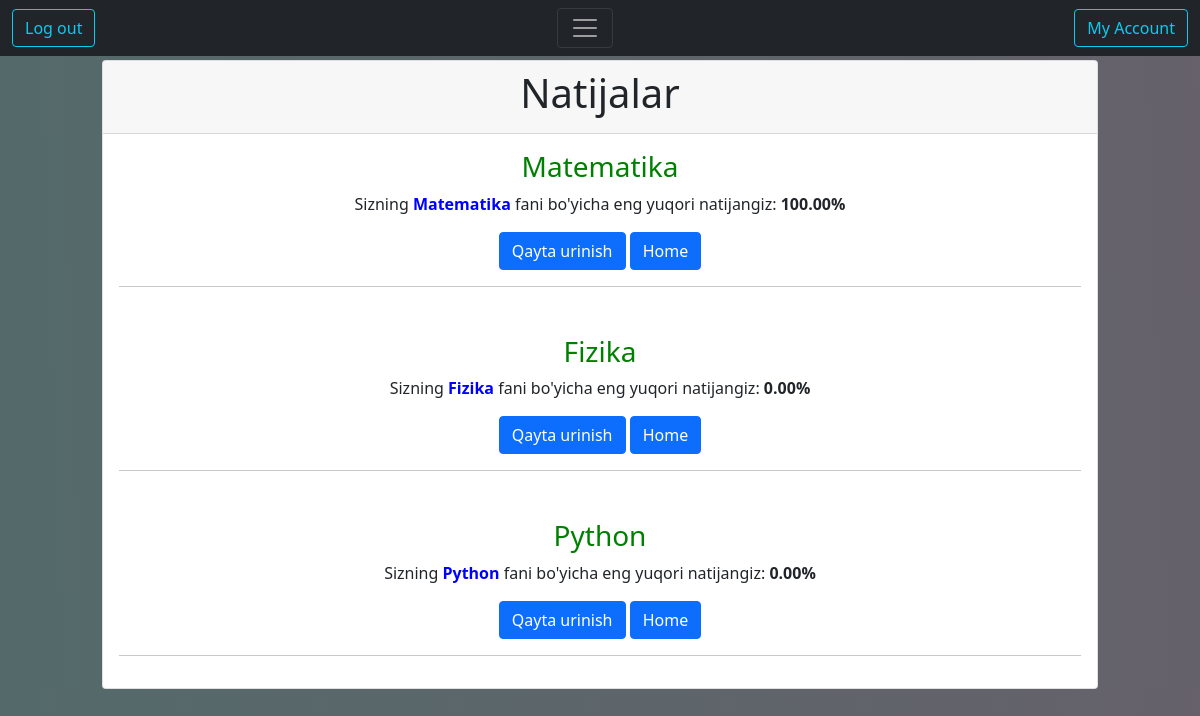
Page /user_account/ (signed in) on the committed database.
### polls/models.py (models this page shows)
class Result(models.Model):
    subject = models.ForeignKey(Category, on_delete=models.CASCADE)
    users = models.ForeignKey(User, on_delete=models.CASCADE)
    result = models.FloatField(default=0.0)

class Category(models.Model):
    nomi = models.CharField(max_length=45)
    def __str__(self):
        return self.nomi

### polls/views.py (the view)
# urls.py: path('user_account/', ResultListView.as_view(), name='user_account'),
class ResultListView(ListView):
    template_name = 'polls/user_account.html'
    def get_queryset(self):
        return Result.objects.filter(users=self.request.user)
    @method_decorator(login_required)
    def dispatch(self, request, *args, **kwargs):
        return super(ResultListView, self).dispatch(request, *args, **kwargs)

### polls/templates/polls/user_account.html
{% extends './base.html' %}
{% block main %}
<div class="card text-center">
     <div class="card-header">
         <h1>
     Natijalar
             </h1>
  </div>
 {% if object_list %}
 {% for object in object_list %}
  <div class="card-body">
    <h3 style="color:Green;" class="card-title">
    {{ object.subject }} </h3>
    <p class="card-text">Sizning <strong style="color:blue;">{{ object.subject }}</strong> fani bo'yicha eng yuqori natijangiz: <strong>{{ object.result|floatformat:2 }}%</strong></p>
    <a href="{% url 'polls:questions' object.subject.id %}" class="btn btn-primary">Qayta urinish</a>
    <a href="{% url 'polls:index' %}"><button class="btn btn-primary">Home</button></a>
      <hr>
  </div>
    {% endfor %}
    </div>
    {% else %}
    <p class="card-text">
        Siz xali xech qanday fandan test topshirmadingiz
    </p>
    <a href="{% url 'polls:index' %}"><button>Home</button></a>
    <hr>
    {% endif %}
{% endblock %}

### rows in the picture
Result: subject "Matematika", result "100.00"
Result: subject "Fizika", result "0.00"
Result: subject "Python", result "0.00"
